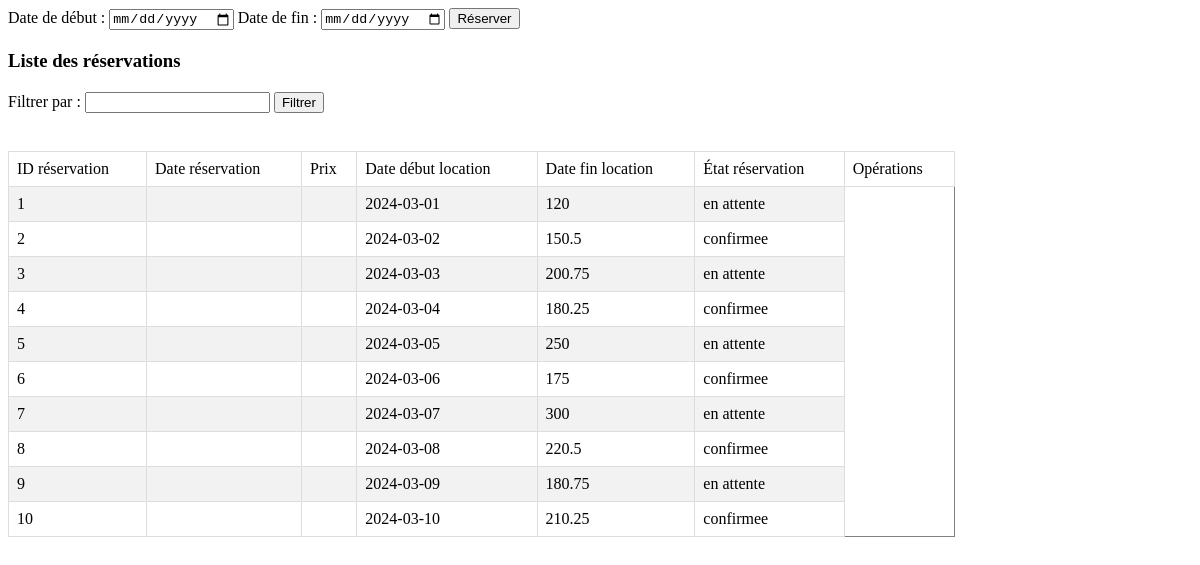
/PrestigeAlpin/vue/vue_select_reservation.php (signed in), run on the app's committed database.
### tables this page shows
create table reservation (
    id_resa int(10) not null auto_increment,
    date_resa DATE,
    prix float(6,2),
    dateDebuLoc date,
    dateFinLoc date,
    etat_resa VARCHAR(50),
    primary key (id_resa)
);

### PrestigeAlpin/modele/modele.class.php (called while the page is built, shortened)
<?php
	class Modele {
		private $unPDO ;
		private $table ;
		public function __construct (){
			try{
			$url ="mysql:host=localhost;dbname=prestigeAlpin";
			$user = "root";
			$mdp ="";
			$this->unPDO = new PDO($url, $user, $mdp);
			}
			catch (PDOException $exp){
				echo "Erreur connexion BDD : ".$exp->getMessage ();
			}
		}
		public function setTable ($table) {
			$this->table= $table ;
		}
		public function selectAll(){
			$requete ="select * from ".$this->table.";";
			$select = $this->unPDO->prepare ($requete);
			$select->execute();
			return $select->fetchAll();
		}
	}
?>

### PrestigeAlpin/vue/vue_select_reservation.php (the view, shortened to what this page needs)
<?php
require_once('modele/modele.class.php');
$modele_reservation = new Modele();
$modele_reservation->setTable("reservation");
$lesReservations = $modele_reservation->selectAll();
require_once('vue/vue_insert_reservation.php');
?>
<!DOCTYPE html>
<html lang="en">
<head>
    <link rel="stylesheet" href="css/tab.css">
</head>
<body>
    <h3>Liste des réservations</h3>
    <form method="post">
        Filtrer par : <input type="text" name="filtre">
        <input type="submit" name="Filtrer" value="Filtrer">
    </form>
    <br>
    <table border="1">
        <tr>
            <td>ID réservation</td>
            <td>Date réservation</td>
            <td>Prix</td>
            <td>Date début location</td>
            <td>Date fin location</td>
            <td>État réservation</td>
            <?php if (isset($_SESSION['role']) && $_SESSION['role'] == "client") {
                echo "<td>Opérations</td>";
            } ?>
        </tr>
        <?php
        if (isset($lesReservations)) {
            foreach ($lesReservations as $uneReservation) {
                echo "<tr>";
                echo "<td>".$uneReservation['id_resa']."</td>";
                echo "<td>".$uneReservation['id_user']."</td>";
                echo "<td>".$uneReservation['id_cours']."</td>";
                echo "<td>".$uneReservation['date_resa']."</td>";
                echo "<td>".$uneReservation['prix']."</td>";
                echo "<td>".$uneReservation['etat_resa']."</td>";
                echo "</tr>";
            }
        }
        ?>
    </table>
</body>
</html>

### PrestigeAlpin/css/tab.css (style rules this page uses)
table { width: 80%; border-collapse: collapse; }
td, th { border: 1px solid #ddd; padding: 8px; }
tr:nth-child(even) { background-color: #f2f2f2; }
form { margin-bottom: 20px; }
h3 { margin-bottom: 20px; }

### data on the page
reservation: id_resa "1", date_resa "2024-03-01", prix "120", etat_resa "en attente"
reservation: id_resa "2", date_resa "2024-03-02", prix "150.5", etat_resa "confirmee"
reservation: id_resa "3", date_resa "2024-03-03", prix "200.75", etat_resa "en attente"
reservation: id_resa "4", date_resa "2024-03-04", prix "180.25", etat_resa "confirmee"
reservation: id_resa "5", date_resa "2024-03-05", prix "250", etat_resa "en attente"
reservation: id_resa "6", date_resa "2024-03-06", prix "175", etat_resa "confirmee"
reservation: id_resa "7", date_resa "2024-03-07", prix "300", etat_resa "en attente"
reservation: id_resa "8", date_resa "2024-03-08", prix "220.5", etat_resa "confirmee"
reservation: id_resa "9", date_resa "2024-03-09", prix "180.75", etat_resa "en attente"
reservation: id_resa "10", date_resa "2024-03-10", prix "210.25", etat_resa "confirmee"
